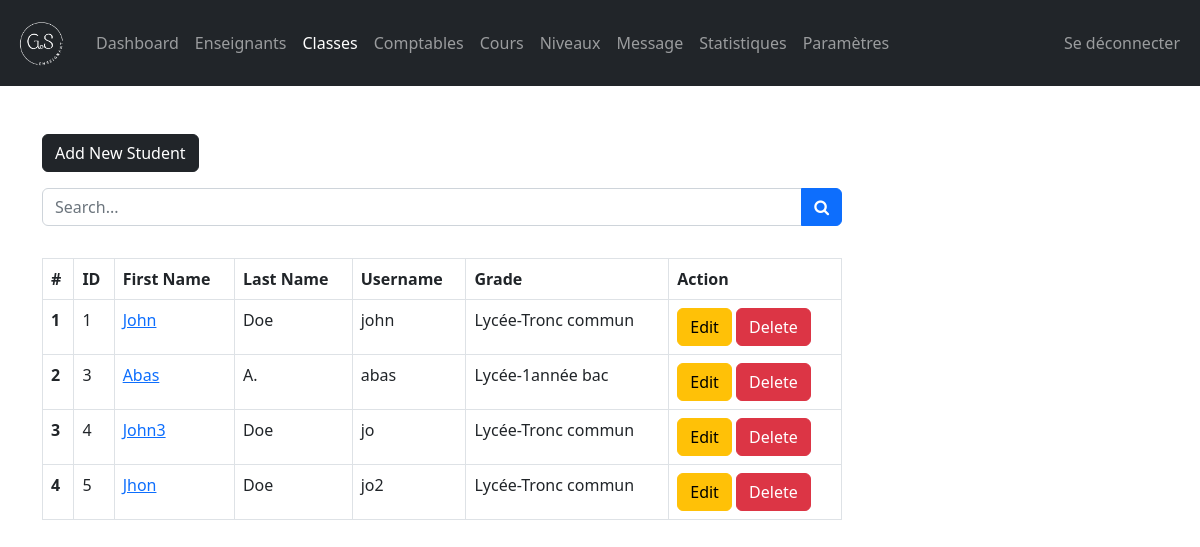
The page /admin/student.php (signed in) on the database its author committed.
### tables this page shows
CREATE TABLE `students` (
  `student_id` int(11) NOT NULL,
  `username` varchar(127) NOT NULL,
  `password` varchar(255) NOT NULL,
  `fname` varchar(127) NOT NULL,
  `lname` varchar(255) NOT NULL,
  `grade` int(11) NOT NULL,
  `section` int(11) NOT NULL,
  `address` varchar(31) NOT NULL,
  `gender` varchar(7) NOT NULL,
  `email_address` varchar(255) NOT NULL,
  `date_of_birth` date NOT NULL,
  `date_of_joined` timestamp NULL DEFAULT current_timestamp(),
  `parent_fname` varchar(127) NOT NULL,
  `parent_lname` varchar(127) NOT NULL,
  `parent_phone_number` varchar(31) NOT NULL
);

CREATE TABLE `grades` (
  `grade_id` int(11) NOT NULL,
  `grade` varchar(31) NOT NULL,
  `grade_code` varchar(7) NOT NULL
);

### admin/data/student.php (called while the page is built, shortened)
<?php
function getAllStudents($conn){
   $sql = "SELECT * FROM students";
   $stmt = $conn->prepare($sql);
   $stmt->execute();
   if ($stmt->rowCount() >= 1) {
     $students = $stmt->fetchAll();
     return $students;
   }else {
   	return 0;
   }
}

### admin/data/grade.php (called while the page is built, shortened)
<?php
function getGradeById($grade_id, $conn){
   $sql = "SELECT * FROM grades
           WHERE grade_id=?";
   $stmt = $conn->prepare($sql);
   $stmt->execute([$grade_id]);
   if ($stmt->rowCount() == 1) {
     $grade = $stmt->fetch();
     return $grade;
   }else {
    return 0;
   }
}

### admin/student.php (the view, shortened to what this page needs)
<?php
if (isset($_SESSION['admin_id']) &&
    isset($_SESSION['role'])) {
    if ($_SESSION['role'] == 'Admin') {
       include "../DB_connection.php";
       include "data/student.php";
       include "data/grade.php";
       $students = getAllStudents($conn);
 ?>
<!DOCTYPE html>
<html lang="en">
<head>
	<link rel="stylesheet" href="https://cdn.jsdelivr.net/npm/bootstrap@5.2.0/dist/css/bootstrap.min.css">
	<link rel="stylesheet" href="../css/style.css">
  <link rel="stylesheet" href="https://cdnjs.cloudflare.com/ajax/libs/font-awesome/4.7.0/css/font-awesome.min.css">
</head>
<body>
    <?php
        include "inc/navbar.php";
        if ($students != 0) {
     ?>
     <div class="container mt-5">
        <a href="student-add.php"
           class="btn btn-dark">Add New Student</a>
           <form action="student-search.php"
                 class="mt-3 n-table"
                 method="get">
             <div class="input-group mb-3">
                <input type="text"
                       class="form-control"
                       name="searchKey"
                       placeholder="Search...">
                <button class="btn btn-primary">
                        <i class="fa fa-search"
                           aria-hidden="true"></i>
                      </button>
             </div>
           </form>
           <div class="table-responsive">
              <table class="table table-bordered mt-3 n-table">
                <thead>
                  <tr>
                    <th scope="col">#</th>
                    <th scope="col">ID</th>
                    <th scope="col">First Name</th>
                    <th scope="col">Last Name</th>
                    <th scope="col">Username</th>
                    <th scope="col">Grade</th>
                    <th scope="col">Action</th>
                  </tr>
                </thead>
                <tbody>
                  <?php $i = 0; foreach ($students as $student ) {
                    $i++;  ?>
                  <tr>
                    <th scope="row"><?=$i?></th>
                    <td><?=$student['student_id']?></td>
                    <td>
                      <a href="student-view.php?student_id=<?=$student['student_id']?>">
                        <?=$student['fname']?>
                      </a>
                    </td>
                    <td><?=$student['lname']?></td>
                    <td><?=$student['username']?></td>
                    <td>
                      <?php
                           $grade = $student['grade'];
                           $g_temp = getGradeById($grade, $conn);
                           if ($g_temp != 0) {
                              echo $g_temp['grade_code'].'-'.
                                     $g_temp['grade'];
                            }
                        ?>
                    </td>
                    <td>
                        <a href="student-edit.php?student_id=<?=$student['student_id']?>"
                           class="btn btn-warning">Edit</a>
                        <a href="student-delete.php?student_id=<?=$student['student_id']?>"
                           class="btn btn-danger">Delete</a>
                    </td>
                  </tr>
                <?php } ?>
                </tbody>
              </table>
           </div>
         <?php } ?>
     </div>
</body>
</html>
<?php
  }else {
    header("Location: ../login.php");
    exit;
  }
}else {
	header("Location: ../login.php");
	exit;
}
?>

### css/style.css (style rules this page uses)
.n-table { max-width: 800px; }

### rows shown on the page
students: student_id "1", fname "John", lname "Doe", username "john", grades.grade_code "Lycée", grades.grade "Tronc commun"
students: student_id "3", fname "Abas", lname "A.", username "abas", grades.grade_code "Lycée", grades.grade "1année bac"
students: student_id "4", fname "John3", lname "Doe", username "jo", grades.grade_code "Lycée", grades.grade "Tronc commun"
students: student_id "5", fname "Jhon", lname "Doe", username "jo2", grades.grade_code "Lycée", grades.grade "Tronc commun"
